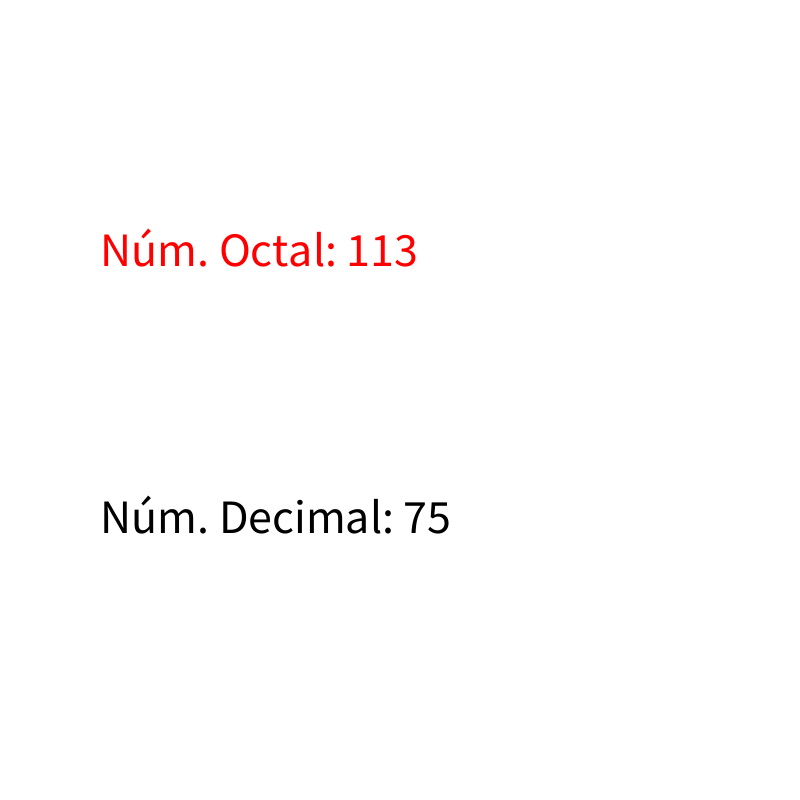
Frame 1 (no input)
Frame 2 (the mouse pressed at the canvas centre, redrawn once): identical to frame 1, image omitted

The Processing sketch that drew this single still picture (run headless with seeded random() and noise(); the mouse was pressed at the canvas centre and the sketch redrawn once):

// Processing sketch: octal2decimal
// ── octal2decimal.pde

// Número octal a convertir
int numOctal = 113;

// Número decimal a calcular
int numDecimal;


void setup(){
  
  size(800,800);
   
  // Cridam a la funció que converteix un octal a decimal
  numDecimal = calculateDecimal(numOctal);
  
}

void draw(){
  
  background(255);
  
  fill(255,0,0); textSize(48);
  text("Núm. Octal: "+numOctal, 100, height/3);
  
  fill(0); textSize(48);
  text("Núm. Decimal: "+numDecimal, 100, 2*height/3);
  
  noLoop();
  
}


int calculateDecimal(int numO){
  
  int n = numO;
  int nd = 0;
  int pot2 = 1;
  
  do {
    
    int resta = n % 10;
    
    n = n / 10;
    
    nd +=  resta*pot2;
    
    pot2 = pot2 * 8;
    
  } while(n!=0);
  
  return nd;
}
